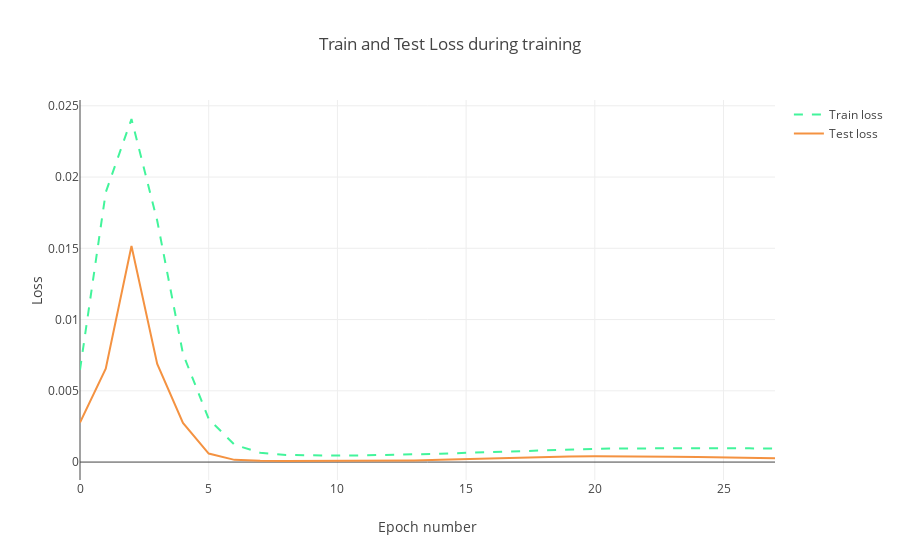

The notebook cell saved with this chart:
### Code cell
trace1 = go.Scatter(
    x = np.arange(0, len(history.history['loss']), 1),
    y = history.history['loss'],
    mode = 'lines',
    name = 'Train loss',
    line = dict(color=('rgb(66, 244, 155)'), width=2, dash='dash')
)
trace2 = go.Scatter(
    x = np.arange(0, len(history.history['val_loss']), 1),
    y = history.history['val_loss'],
    mode = 'lines',
    name = 'Test loss',
    line = dict(color=('rgb(244, 146, 65)'), width=2)
)

data = [trace1, trace2]
layout = dict(title = 'Train and Test Loss during training',
              xaxis = dict(title = 'Epoch number'), yaxis = dict(title = 'Loss'))
fig = dict(data=data, layout=layout)
py.iplot(fig, filename='training_process')

### Figure 1 — Plotly figure (JSON) as saved in the notebook; plotly's stock layout.template omitted (floating-point values rounded to 4 significant figures)
{"data": [{"line": {"color": "rgb(66, 244, 155)", "dash": "dash", "width": 2}, "mode": "lines", "name": "Train loss", "type": "scatter", "uid": "a22e608e-280e-4764-9db2-062bcafddbf1", "x": [0, 1, 2, 3, 4, 5, 6, 7, 8, 9, 10, 11, 12, 13, 14, 15, 16, 17, 18, 19, 20, 21, 22, 23, 24, 25, 26, 27], "y": [0.006478, 0.01892, 0.02407, 0.01693, 0.007599, 0.003026, 0.001217, 0.0006557, 0.0004961, 0.0004566, 0.0004543, 0.000468, 0.0004941, 0.0005332, 0.0005847, 0.0006458, 0.0007118, 0.0007772, 0.0008371, 0.000888, 0.0009276, 0.0009556, 0.0009726, 0.0009801, 0.0009797, 0.0009732, 0.0009622, 0.0009478]}, {"line": {"color": "rgb(244, 146, 65)", "width": 2}, "mode": "lines", "name": "Test loss", "type": "scatter", "uid": "b51faa30-fe0d-45dc-a982-f6d27040373f", "x": [0, 1, 2, 3, 4, 5, 6, 7, 8, 9, 10, 11, 12, 13, 14, 15, 16, 17, 18, 19, 20, 21, 22, 23, 24, 25, 26, 27], "y": [0.002775, 0.006558, 0.01516, 0.006887, 0.002741, 0.0005999, 0.0001555, 9.107e-05, 8.079e-05, 7.749e-05, 7.526e-05, 7.655e-05, 8.743e-05, 0.0001134, 0.0001558, 0.00021, 0.0002682, 0.000322, 0.0003651, 0.0003942, 0.0004084, 0.0004089, 0.0003979, 0.0003782, 0.0003524, 0.0003233, 0.0002928, 0.0002629]}], "layout": {"title": {"text": "Train and Test Loss during training"}, "xaxis": {"title": {"text": "Epoch number"}}, "yaxis": {"title": {"text": "Loss"}}}}
